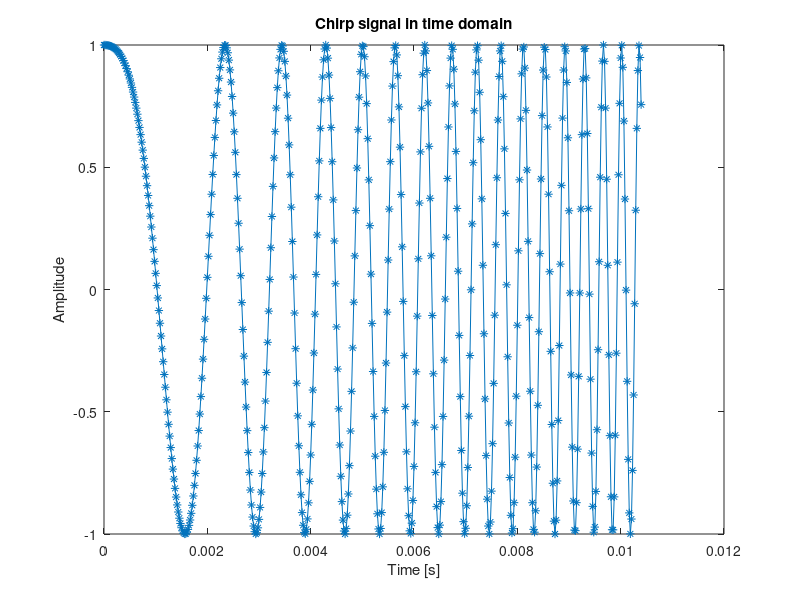

Recreate this plot in MATLAB. (Note: this script raises an error after producing the figure.)
%% Opgave 1:
clf; clear; clc; close all;
set(0,'DefaultFigureWindowStyle','docked')

% Generering af chirp signal:
fs = 48e03;
fstart = 100;
fstop = 3e03;
sweep_length = 500;
t = 0:1/fs:sweep_length/fs-1/fs;
t_last = t(sweep_length);
sweep_sig = chirp(t, fstart, t_last, fstop);

figure();
plot(t, sweep_sig, '*-');
title(['Chirp signal in time domain']);
xlabel('Time [s]');
ylabel('Amplitude');


% Eksempel på skrivning af array til fil, som kan læses ind i CrossCore
powShort = 2^15; % Samme som shift med 15 bits
fid=fopen('sweep_sig_500_s.dat', 'w');
for i=1:length(sweep_sig)-1
    fprintf(fid, '%d,\n', toRealnumber(sweep_sig(i), powShort)); 
end
fprintf(fid, '%d\n', toRealnumber(sweep_sig(i+1), powShort));   % Uden ","-tegn
fclose(fid);

% Funktion for convertering fra double/float til heltal
function y = toRealnumber(x, multFactor)
    y = round(x*multFactor);
    if (y >= multFactor) 
        y = multFactor-1; % Limitering af max værdi
    end
end
